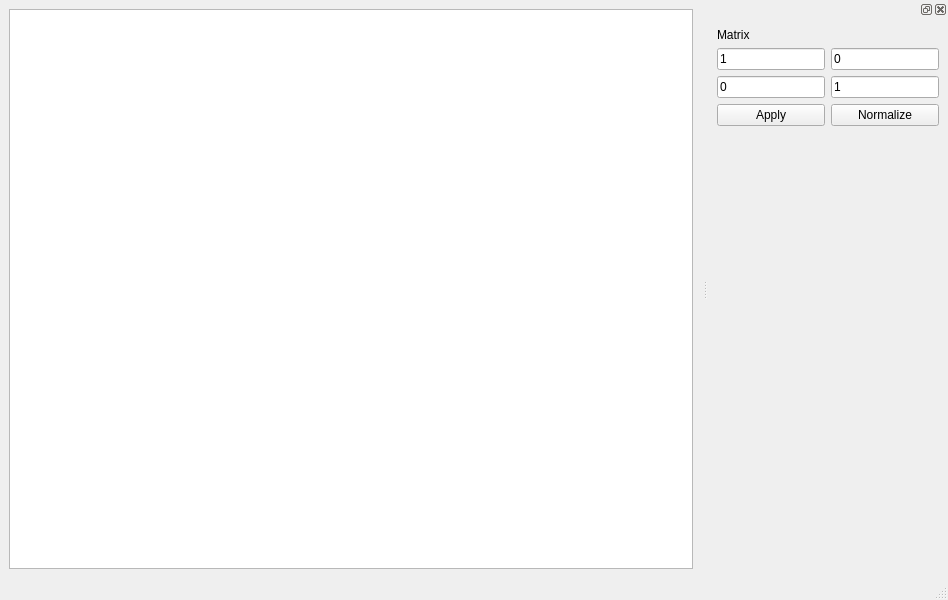
<?xml version="1.0" encoding="UTF-8"?>
<ui version="4.0">
 <class>MainWindow</class>
 <widget class="QMainWindow" name="MainWindow">
  <property name="geometry">
   <rect>
    <x>0</x>
    <y>0</y>
    <width>948</width>
    <height>600</height>
   </rect>
  </property>
  <property name="windowTitle">
   <string>MainWindow</string>
  </property>
  <widget class="QWidget" name="centralwidget">
   <layout class="QHBoxLayout" name="horizontalLayout">
    <item>
     <widget class="CanvasView" name="graphicsViewCanvas"/>
    </item>
   </layout>
  </widget>
  <widget class="QMenuBar" name="menubar">
   <property name="geometry">
    <rect>
     <x>0</x>
     <y>0</y>
     <width>948</width>
     <height>21</height>
    </rect>
   </property>
  </widget>
  <widget class="QStatusBar" name="statusbar"/>
  <widget class="QDockWidget" name="dockWidgetEigenTools">
   <attribute name="dockWidgetArea">
    <number>2</number>
   </attribute>
   <widget class="QWidget" name="dockWidgetContents">
    <layout class="QVBoxLayout" name="verticalLayout">
     <item>
      <widget class="QLabel" name="label">
       <property name="text">
        <string>Matrix</string>
       </property>
      </widget>
     </item>
     <item>
      <layout class="QGridLayout" name="gridLayout">
       <item row="0" column="0">
        <widget class="QLineEdit" name="lineEdit00">
         <property name="text">
          <string>1</string>
         </property>
        </widget>
       </item>
       <item row="0" column="1">
        <widget class="QLineEdit" name="lineEdit01">
         <property name="text">
          <string>0</string>
         </property>
        </widget>
       </item>
       <item row="1" column="0">
        <widget class="QLineEdit" name="lineEdit10">
         <property name="text">
          <string>0</string>
         </property>
        </widget>
       </item>
       <item row="1" column="1">
        <widget class="QLineEdit" name="lineEdit11">
         <property name="text">
          <string>1</string>
         </property>
        </widget>
       </item>
      </layout>
     </item>
     <item>
      <layout class="QHBoxLayout" name="horizontalLayout_2">
       <property name="topMargin">
        <number>0</number>
       </property>
       <item>
        <widget class="QPushButton" name="pushButtonApply">
         <property name="text">
          <string>Apply</string>
         </property>
        </widget>
       </item>
       <item>
        <widget class="QPushButton" name="pushButtonNormalize">
         <property name="text">
          <string>Normalize</string>
         </property>
        </widget>
       </item>
      </layout>
     </item>
     <item>
      <spacer name="verticalSpacer">
       <property name="orientation">
        <enum>Qt::Vertical</enum>
       </property>
       <property name="sizeHint" stdset="0">
        <size>
         <width>20</width>
         <height>40</height>
        </size>
       </property>
      </spacer>
     </item>
    </layout>
   </widget>
  </widget>
 </widget>
 <customwidgets>
  <customwidget>
   <class>CanvasView</class>
   <extends>QGraphicsView</extends>
   <header>ui/CanvasView.h</header>
  </customwidget>
 </customwidgets>
 <resources/>
 <connections/>
</ui>
